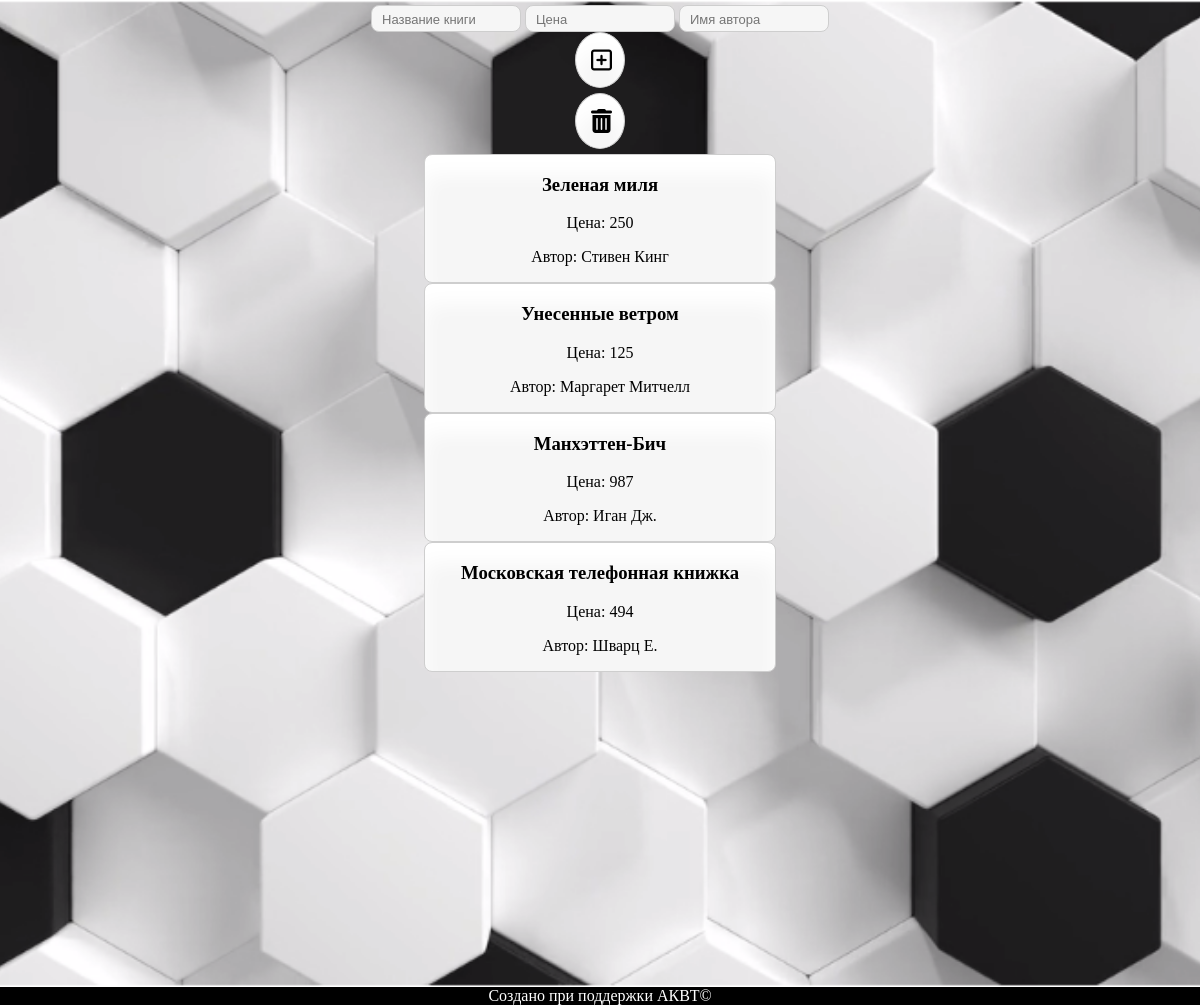
/TL/index.php, run on an earlier commit of the app's database.
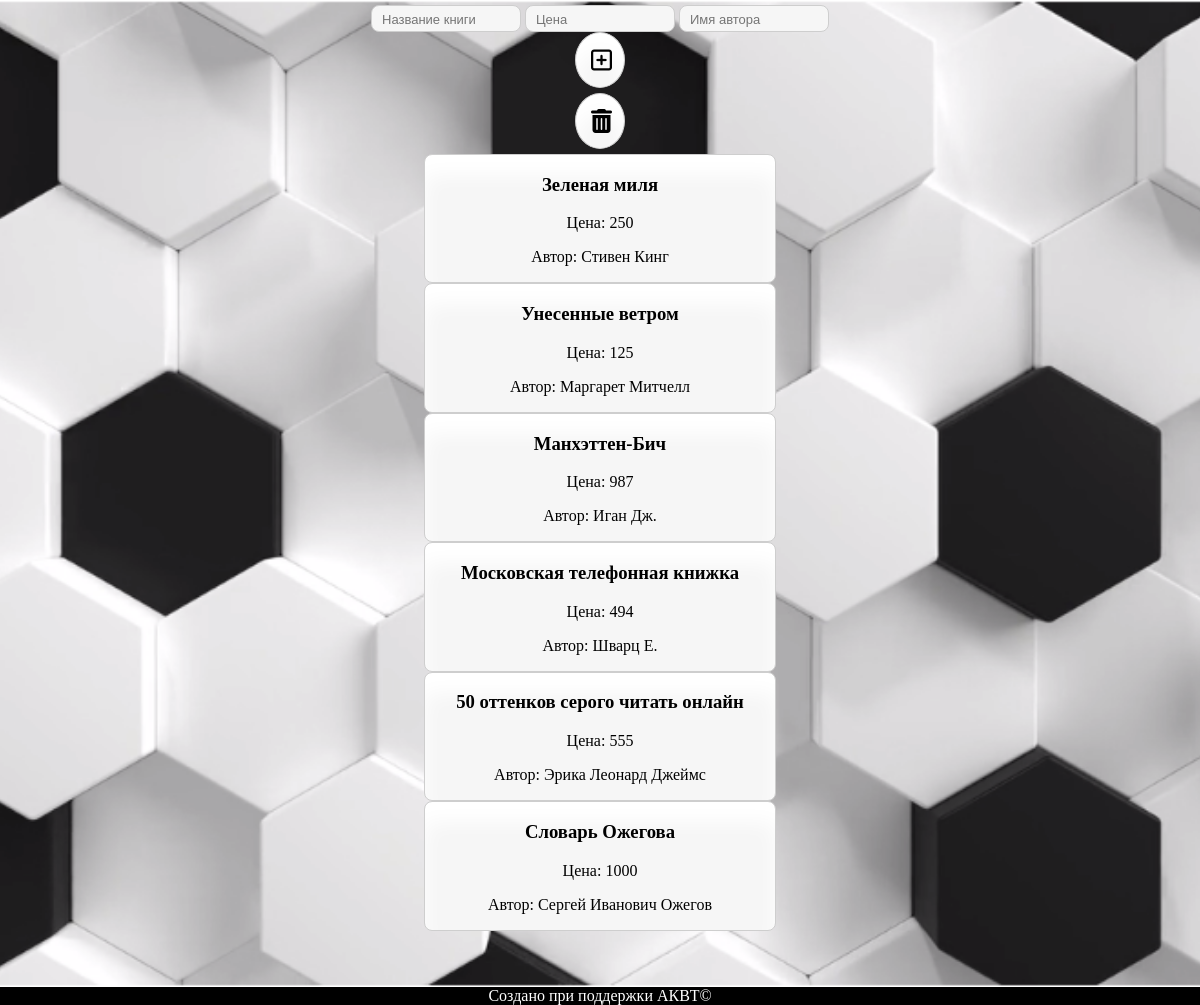
And on a later commit of the database.
### tables this page shows
CREATE TABLE `books` (
  `id` int(11) NOT NULL,
  `title` text NOT NULL,
  `price` int(11) NOT NULL
);

CREATE TABLE `authors` (
  `id` int(11) NOT NULL,
  `name` text NOT NULL
);

### TL/index.php (the view)
<?php
include ('connectBD.php');
echo '
<head>
    <title>Главная</title>
    <link rel="stylesheet" href="main.css">
</head>
<body>
<div class="section" data-vide-bg="video/ocean">
    <div class="container1">
    <form method="post" action="addpage.php">
        <input name="name" placeholder="Название книги">
        <input name="price" placeholder="Цена">
        <input name="name_a" placeholder="Имя автора">
        <button type="submit" data-tooltip="Добавление книги" class="but" id="pls"><i class="fa fa-plus-square-o" aria-hidden="true"></i></button>
    </form>
    <form action="delete_book.php">
    <button type="submit" data-tooltip="Удаление книги" class="but" id="del"><i class="fa fa-trash" aria-hidden="true"></i></button>
    </form>
';
$sql = $pdo->query('SELECT books.*, authors.* FROM books,authors,books_authors WHERE books_authors.id_books = books.id AND books_authors.id_author = authors.id');
$sql = $sql->fetchAll();
foreach ($sql as $row){
    echo '<div class="book">';
    echo '<h3>' .$row['title'] . '</h3>';
    echo '<p>' .'Цена: '. $row['price'] . '</p>';
    echo '<p>' .'Автор: '. $row['name'] . '</p></div>';
}
echo '
</div>
</div>
<script src="https://use.fontawesome.com/74811d09e3.js"></script>
<script src="http://code.jquery.com/jquery-1.12.4.min.js"></script>
<script src="js/jquery.vide.min.js"></script>
<div class="cop">Создано при поддержки АКВТ©</div>
';

### TL/main.css (style rules this page uses)
body { margin: 0; text-align: center; background: black; }
.cop { color:white; }
.section { height: 987px; width: 100%; display: table; background-size: cover; }
.container1 { display: table-cell; min-height: 100%; }
form { margin: 5px auto; max-width: 60%; }
input { width: 150px; font-size: 13px; padding: 6px 0 4px 10px; border: 1px solid #cecece; background: #F6F6f6; border-radius: 8px; }
.but { cursor: pointer; border: 5px solid black; background: #f6f6f6; box-shadow: inset 0px 20px 20px #ffffff; border-radius: 8px; padding: 5px 14px; width: 150px; }
.book { text-align: center; margin: 0 auto; border: 1px solid #cecece; background: #f6f6f6; box-shadow: inset 0px 20px 20px #ffffff; border-radius: 8px; width: 350px; }
#del { margin: 0 auto; text-decoration: none; color: black; font-size: 24px; cursor: pointer; border: 1px solid #cecece; background: #f6f6f6; box-shadow: inset 0px 20px 20px #ffffff; border-radius: 50%; padding: 15px; max-width: 50px; display: flex; transition: 1s; }
#pls { margin: 0 auto; text-decoration: none; color: black; font-size: 24px; cursor: pointer; border: 1px solid #cecece; background: #f6f6f6; box-shadow: inset 0px 20px 20px #ffffff; border-radius: 50%; padding: 15px; max-width: 50px; display: flex; transition: 1s; }
[data-tooltip] { position: relative; }
[data-tooltip]::after { content: attr(data-tooltip); position: absolute; width: 250px; left: 0; top: 0; background: #ffffff; color: rgb(0, 0, 0); padding: 0.5em; box-shadow: 2px 2px 5px rgba(0, 0, 0, 0.3); pointer-events: none; opacity: 0; transition: 1s; border-radius: 15px; }

What changed in the data, as far as the page shows it:
added books: title "50 оттенков серого читать онлайн", price "555", authors.name "Эрика Леонард Джеймс"
added books: title "Словарь Ожегова", price "1000", authors.name "Сергей Иванович Ожегов"
